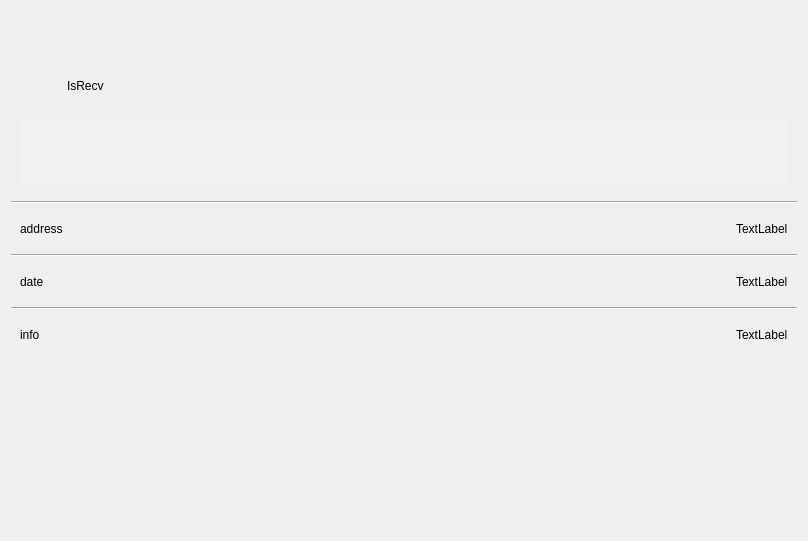
<?xml version="1.0" encoding="UTF-8"?>
<ui version="4.0">
 <class>unionacounthistorydetailR</class>
 <widget class="QWidget" name="unionacounthistorydetailR">
  <property name="geometry">
   <rect>
    <x>0</x>
    <y>0</y>
    <width>808</width>
    <height>541</height>
   </rect>
  </property>
  <property name="windowTitle">
   <string>Form</string>
  </property>
  <layout class="QGridLayout" name="gridLayout">
   <item row="9" column="0">
    <spacer name="verticalSpacer_2">
     <property name="orientation">
      <enum>Qt::Vertical</enum>
     </property>
     <property name="sizeHint" stdset="0">
      <size>
       <width>20</width>
       <height>40</height>
      </size>
     </property>
    </spacer>
   </item>
   <item row="0" column="0">
    <widget class="QWidget" name="widget" native="true">
     <layout class="QHBoxLayout" name="horizontalLayout_6">
      <item>
       <widget class="QPushButton" name="btn_back">
        <property name="minimumSize">
         <size>
          <width>21</width>
          <height>21</height>
         </size>
        </property>
        <property name="maximumSize">
         <size>
          <width>21</width>
          <height>21</height>
         </size>
        </property>
        <property name="styleSheet">
         <string notr="true">background-image: url(:/res/png/back.png);border:none</string>
        </property>
        <property name="text">
         <string/>
        </property>
       </widget>
      </item>
      <item>
       <spacer name="horizontalSpacer">
        <property name="orientation">
         <enum>Qt::Horizontal</enum>
        </property>
        <property name="sizeHint" stdset="0">
         <size>
          <width>407</width>
          <height>20</height>
         </size>
        </property>
       </spacer>
      </item>
     </layout>
    </widget>
   </item>
   <item row="4" column="0">
    <widget class="QWidget" name="widget_4" native="true">
     <layout class="QHBoxLayout" name="horizontalLayout_3">
      <item>
       <widget class="QLabel" name="label_4">
        <property name="text">
         <string>address</string>
        </property>
       </widget>
      </item>
      <item>
       <spacer name="horizontalSpacer_3">
        <property name="orientation">
         <enum>Qt::Horizontal</enum>
        </property>
        <property name="sizeHint" stdset="0">
         <size>
          <width>355</width>
          <height>20</height>
         </size>
        </property>
       </spacer>
      </item>
      <item>
       <widget class="QLabel" name="label_add">
        <property name="text">
         <string>TextLabel</string>
        </property>
        <property name="textInteractionFlags">
         <set>Qt::LinksAccessibleByMouse|Qt::TextSelectableByMouse</set>
        </property>
       </widget>
      </item>
     </layout>
    </widget>
   </item>
   <item row="1" column="0">
    <widget class="QWidget" name="widget_2" native="true">
     <layout class="QHBoxLayout" name="horizontalLayout_5">
      <property name="bottomMargin">
       <number>0</number>
      </property>
      <item>
       <widget class="QLabel" name="label">
        <property name="minimumSize">
         <size>
          <width>41</width>
          <height>41</height>
         </size>
        </property>
        <property name="maximumSize">
         <size>
          <width>41</width>
          <height>41</height>
         </size>
        </property>
        <property name="styleSheet">
         <string notr="true">background-image: url(:/res/png/recvicon.png);</string>
        </property>
        <property name="text">
         <string/>
        </property>
       </widget>
      </item>
      <item>
       <widget class="QLabel" name="label_2">
        <property name="text">
         <string>IsRecv</string>
        </property>
       </widget>
      </item>
      <item>
       <spacer name="horizontalSpacer_2">
        <property name="orientation">
         <enum>Qt::Horizontal</enum>
        </property>
        <property name="sizeHint" stdset="0">
         <size>
          <width>355</width>
          <height>20</height>
         </size>
        </property>
       </spacer>
      </item>
     </layout>
    </widget>
   </item>
   <item row="8" column="0">
    <widget class="QWidget" name="widget_6" native="true">
     <layout class="QHBoxLayout" name="horizontalLayout">
      <item>
       <widget class="QLabel" name="label_8">
        <property name="text">
         <string>info</string>
        </property>
       </widget>
      </item>
      <item>
       <spacer name="horizontalSpacer_5">
        <property name="orientation">
         <enum>Qt::Horizontal</enum>
        </property>
        <property name="sizeHint" stdset="0">
         <size>
          <width>355</width>
          <height>20</height>
         </size>
        </property>
       </spacer>
      </item>
      <item>
       <widget class="QLabel" name="label_info">
        <property name="text">
         <string>TextLabel</string>
        </property>
       </widget>
      </item>
     </layout>
    </widget>
   </item>
   <item row="5" column="0">
    <widget class="Line" name="line_2">
     <property name="orientation">
      <enum>Qt::Horizontal</enum>
     </property>
    </widget>
   </item>
   <item row="7" column="0">
    <widget class="Line" name="line_3">
     <property name="orientation">
      <enum>Qt::Horizontal</enum>
     </property>
    </widget>
   </item>
   <item row="6" column="0">
    <widget class="QWidget" name="widget_5" native="true">
     <layout class="QHBoxLayout" name="horizontalLayout_2">
      <item>
       <widget class="QLabel" name="label_6">
        <property name="text">
         <string>date</string>
        </property>
       </widget>
      </item>
      <item>
       <spacer name="horizontalSpacer_4">
        <property name="orientation">
         <enum>Qt::Horizontal</enum>
        </property>
        <property name="sizeHint" stdset="0">
         <size>
          <width>355</width>
          <height>20</height>
         </size>
        </property>
       </spacer>
      </item>
      <item>
       <widget class="QLabel" name="label_date">
        <property name="text">
         <string>TextLabel</string>
        </property>
       </widget>
      </item>
     </layout>
    </widget>
   </item>
   <item row="3" column="0">
    <widget class="Line" name="line">
     <property name="orientation">
      <enum>Qt::Horizontal</enum>
     </property>
    </widget>
   </item>
   <item row="2" column="0">
    <widget class="QWidget" name="widget_3" native="true">
     <property name="minimumSize">
      <size>
       <width>0</width>
       <height>83</height>
      </size>
     </property>
     <property name="maximumSize">
      <size>
       <width>16777215</width>
       <height>83</height>
      </size>
     </property>
     <layout class="QHBoxLayout" name="horizontalLayout_4">
      <property name="topMargin">
       <number>3</number>
      </property>
      <property name="bottomMargin">
       <number>5</number>
      </property>
      <item>
       <widget class="QTextEdit" name="textEdit">
        <property name="font">
         <font>
          <family>Ubuntu</family>
          <pointsize>17</pointsize>
          <weight>50</weight>
          <italic>false</italic>
          <bold>false</bold>
         </font>
        </property>
        <property name="styleSheet">
         <string notr="true">font-size : 14px;background-color: rgb(242, 241, 240);border:none;
font: 17pt &quot;Ubuntu&quot;;</string>
        </property>
        <property name="readOnly">
         <bool>true</bool>
        </property>
       </widget>
      </item>
     </layout>
    </widget>
   </item>
  </layout>
 </widget>
 <resources/>
 <connections/>
</ui>
